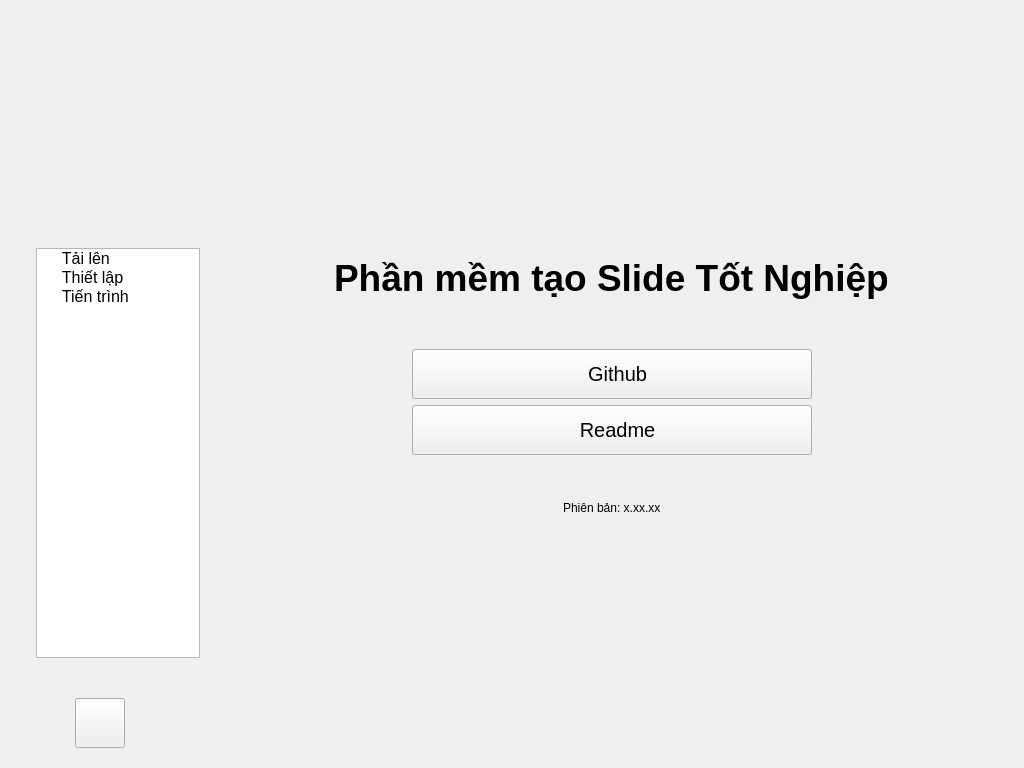
<?xml version="1.0" encoding="UTF-8"?>
<ui version="4.0">
 <class>MainWindow</class>
 <widget class="QMainWindow" name="MainWindow">
  <property name="geometry">
   <rect>
    <x>0</x>
    <y>0</y>
    <width>1024</width>
    <height>768</height>
   </rect>
  </property>
  <property name="minimumSize">
   <size>
    <width>1024</width>
    <height>768</height>
   </size>
  </property>
  <property name="maximumSize">
   <size>
    <width>1024</width>
    <height>768</height>
   </size>
  </property>
  <property name="styleSheet">
   <string notr="true">QMainWindow {
	padding: 0px;	
	margin: 0px;
	border: 0px;
}</string>
  </property>
  <widget class="QWidget" name="centralwidget">
   <layout class="QHBoxLayout" name="horizontalLayout">
    <property name="spacing">
     <number>0</number>
    </property>
    <property name="leftMargin">
     <number>0</number>
    </property>
    <property name="topMargin">
     <number>0</number>
    </property>
    <property name="rightMargin">
     <number>0</number>
    </property>
    <property name="bottomMargin">
     <number>0</number>
    </property>
    <item>
     <widget class="QWidget" name="sidebarContainer" native="true">
      <property name="minimumSize">
       <size>
        <width>200</width>
        <height>0</height>
       </size>
      </property>
      <property name="maximumSize">
       <size>
        <width>164</width>
        <height>16777215</height>
       </size>
      </property>
      <layout class="QVBoxLayout" name="verticalLayout">
       <property name="spacing">
        <number>0</number>
       </property>
       <property name="leftMargin">
        <number>0</number>
       </property>
       <property name="topMargin">
        <number>0</number>
       </property>
       <property name="rightMargin">
        <number>0</number>
       </property>
       <property name="bottomMargin">
        <number>0</number>
       </property>
       <item>
        <spacer name="verticalSpacer">
         <property name="orientation">
          <enum>Qt::Vertical</enum>
         </property>
         <property name="sizeType">
          <enum>QSizePolicy::Fixed</enum>
         </property>
         <property name="sizeHint" stdset="0">
          <size>
           <width>20</width>
           <height>40</height>
          </size>
         </property>
        </spacer>
       </item>
       <item alignment="Qt::AlignHCenter">
        <widget class="QLabel" name="label">
         <property name="sizePolicy">
          <sizepolicy hsizetype="Preferred" vsizetype="Preferred">
           <horstretch>0</horstretch>
           <verstretch>0</verstretch>
          </sizepolicy>
         </property>
         <property name="minimumSize">
          <size>
           <width>128</width>
           <height>128</height>
          </size>
         </property>
         <property name="maximumSize">
          <size>
           <width>128</width>
           <height>128</height>
          </size>
         </property>
         <property name="text">
          <string/>
         </property>
         <property name="pixmap">
          <pixmap resource="../Resource/Main.qrc">:/Icon/Icon/UET-logo.png</pixmap>
         </property>
         <property name="scaledContents">
          <bool>true</bool>
         </property>
         <property name="indent">
          <number>0</number>
         </property>
        </widget>
       </item>
       <item>
        <spacer name="verticalSpacer_2">
         <property name="orientation">
          <enum>Qt::Vertical</enum>
         </property>
         <property name="sizeType">
          <enum>QSizePolicy::Fixed</enum>
         </property>
         <property name="sizeHint" stdset="0">
          <size>
           <width>20</width>
           <height>80</height>
          </size>
         </property>
        </spacer>
       </item>
       <item alignment="Qt::AlignRight">
        <widget class="QListWidget" name="listWidget">
         <property name="maximumSize">
          <size>
           <width>164</width>
           <height>16777215</height>
          </size>
         </property>
         <property name="iconSize">
          <size>
           <width>32</width>
           <height>32</height>
          </size>
         </property>
         <property name="resizeMode">
          <enum>QListView::Adjust</enum>
         </property>
         <property name="viewMode">
          <enum>QListView::ListMode</enum>
         </property>
         <item>
          <property name="text">
           <string>     Tải lên</string>
          </property>
          <property name="font">
           <font>
            <pointsize>12</pointsize>
           </font>
          </property>
          <property name="icon">
           <iconset resource="../Resource/Main.qrc">
            <normaloff>:/Icon/Icon/upload.png</normaloff>
            <selectedoff>:/Icon/Icon/upload-selected.png</selectedoff>
            <selectedon>:/Icon/Icon/upload-selected.png</selectedon>:/Icon/Icon/upload.png</iconset>
          </property>
         </item>
         <item>
          <property name="text">
           <string>     Thiết lập</string>
          </property>
          <property name="font">
           <font>
            <pointsize>12</pointsize>
           </font>
          </property>
          <property name="icon">
           <iconset resource="../Resource/Main.qrc">
            <normaloff>:/Icon/Icon/setting.png</normaloff>
            <selectedoff>:/Icon/Icon/setting-selected.png</selectedoff>:/Icon/Icon/setting.png</iconset>
          </property>
         </item>
         <item>
          <property name="text">
           <string>     Tiến trình</string>
          </property>
          <property name="font">
           <font>
            <pointsize>12</pointsize>
           </font>
          </property>
          <property name="icon">
           <iconset resource="../Resource/Main.qrc">
            <normaloff>:/Icon/Icon/process.png</normaloff>
            <selectedoff>:/Icon/Icon/process-selected.png</selectedoff>:/Icon/Icon/process.png</iconset>
          </property>
         </item>
        </widget>
       </item>
       <item>
        <spacer name="verticalSpacer_4">
         <property name="orientation">
          <enum>Qt::Vertical</enum>
         </property>
         <property name="sizeType">
          <enum>QSizePolicy::Fixed</enum>
         </property>
         <property name="sizeHint" stdset="0">
          <size>
           <width>20</width>
           <height>40</height>
          </size>
         </property>
        </spacer>
       </item>
       <item alignment="Qt::AlignHCenter">
        <widget class="QPushButton" name="about">
         <property name="enabled">
          <bool>true</bool>
         </property>
         <property name="minimumSize">
          <size>
           <width>50</width>
           <height>50</height>
          </size>
         </property>
         <property name="maximumSize">
          <size>
           <width>50</width>
           <height>50</height>
          </size>
         </property>
         <property name="text">
          <string/>
         </property>
         <property name="icon">
          <iconset resource="../Resource/Main.qrc">
           <normaloff>:/Icon/Icon/about.png</normaloff>
           <selectedoff>:/Icon/Icon/about-selected.png</selectedoff>:/Icon/Icon/about.png</iconset>
         </property>
         <property name="iconSize">
          <size>
           <width>32</width>
           <height>32</height>
          </size>
         </property>
        </widget>
       </item>
       <item>
        <spacer name="verticalSpacer_3">
         <property name="orientation">
          <enum>Qt::Vertical</enum>
         </property>
         <property name="sizeType">
          <enum>QSizePolicy::Fixed</enum>
         </property>
         <property name="sizeHint" stdset="0">
          <size>
           <width>20</width>
           <height>20</height>
          </size>
         </property>
        </spacer>
       </item>
      </layout>
     </widget>
    </item>
    <item>
     <widget class="QWidget" name="mainMenu" native="true">
      <property name="focusPolicy">
       <enum>Qt::ClickFocus</enum>
      </property>
      <layout class="QVBoxLayout" name="verticalLayout_6">
       <item alignment="Qt::AlignHCenter|Qt::AlignVCenter">
        <widget class="QStackedWidget" name="stackedWidget">
         <property name="minimumSize">
          <size>
           <width>600</width>
           <height>400</height>
          </size>
         </property>
         <property name="maximumSize">
          <size>
           <width>600</width>
           <height>400</height>
          </size>
         </property>
         <property name="currentIndex">
          <number>4</number>
         </property>
         <widget class="QWidget" name="input">
          <property name="minimumSize">
           <size>
            <width>600</width>
            <height>400</height>
           </size>
          </property>
          <property name="maximumSize">
           <size>
            <width>600</width>
            <height>400</height>
           </size>
          </property>
          <layout class="QVBoxLayout" name="verticalLayout_5">
           <item>
            <layout class="QVBoxLayout" name="verticalLayout_4">
             <property name="spacing">
              <number>0</number>
             </property>
             <item>
              <layout class="QVBoxLayout" name="verticalLayout_3">
               <item>
                <widget class="QLabel" name="label_13">
                 <property name="maximumSize">
                  <size>
                   <width>16777215</width>
                   <height>40</height>
                  </size>
                 </property>
                 <property name="font">
                  <font>
                   <pointsize>12</pointsize>
                   <bold>true</bold>
                  </font>
                 </property>
                 <property name="text">
                  <string>Chọn danh sách sinh viên (.csv)</string>
                 </property>
                </widget>
               </item>
               <item>
                <spacer name="verticalSpacer_6">
                 <property name="orientation">
                  <enum>Qt::Vertical</enum>
                 </property>
                 <property name="sizeType">
                  <enum>QSizePolicy::Fixed</enum>
                 </property>
                 <property name="sizeHint" stdset="0">
                  <size>
                   <width>20</width>
                   <height>10</height>
                  </size>
                 </property>
                </spacer>
               </item>
               <item>
                <layout class="QHBoxLayout" name="horizontalLayout_3">
                 <property name="spacing">
                  <number>0</number>
                 </property>
                 <item>
                  <widget class="QLineEdit" name="csvFilePathEdit">
                   <property name="minimumSize">
                    <size>
                     <width>0</width>
                     <height>40</height>
                    </size>
                   </property>
                   <property name="maximumSize">
                    <size>
                     <width>16777215</width>
                     <height>40</height>
                    </size>
                   </property>
                   <property name="font">
                    <font>
                     <pointsize>12</pointsize>
                    </font>
                   </property>
                  </widget>
                 </item>
                 <item>
                  <widget class="QPushButton" name="csvFileBtn">
                   <property name="minimumSize">
                    <size>
                     <width>0</width>
                     <height>40</height>
                    </size>
                   </property>
                   <property name="maximumSize">
                    <size>
                     <width>16777215</width>
                     <height>40</height>
                    </size>
                   </property>
                   <property name="font">
                    <font>
                     <pointsize>12</pointsize>
                    </font>
                   </property>
                   <property name="text">
                    <string> Duyệt</string>
                   </property>
                   <property name="icon">
                    <iconset resource="../Resource/Main.qrc">
                     <normaloff>:/Icon/Icon/search.png</normaloff>
                     <selectedoff>:/Icon/Icon/search-selected.png</selectedoff>:/Icon/Icon/search.png</iconset>
                   </property>
                   <property name="buttonGroup" stdset="0">
                    <string>browse</string>
                   </property>
                  </widget>
                 </item>
                </layout>
               </item>
              </layout>
             </item>
             <item>
              <spacer name="verticalSpacer_5">
               <property name="orientation">
                <enum>Qt::Vertical</enum>
               </property>
               <property name="sizeType">
                <enum>QSizePolicy::Expanding</enum>
               </property>
               <property name="sizeHint" stdset="0">
                <size>
                 <width>20</width>
                 <height>100</height>
                </size>
               </property>
              </spacer>
             </item>
             <item>
              <layout class="QVBoxLayout" name="verticalLayout_13">
               <item>
                <widget class="QLabel" name="label_9">
                 <property name="maximumSize">
                  <size>
                   <width>16777215</width>
                   <height>40</height>
                  </size>
                 </property>
                 <property name="font">
                  <font>
                   <pointsize>12</pointsize>
                   <bold>true</bold>
                  </font>
                 </property>
                 <property name="text">
                  <string>Chọn file mẫu PowerPont (.pptx)</string>
                 </property>
                </widget>
               </item>
               <item>
                <spacer name="verticalSpacer_17">
                 <property name="orientation">
                  <enum>Qt::Vertical</enum>
                 </property>
                 <property name="sizeType">
                  <enum>QSizePolicy::Fixed</enum>
                 </property>
                 <property name="sizeHint" stdset="0">
                  <size>
                   <width>20</width>
                   <height>10</height>
                  </size>
                 </property>
                </spacer>
               </item>
               <item>
                <layout class="QHBoxLayout" name="horizontalLayout_6">
                 <property name="spacing">
                  <number>0</number>
                 </property>
                 <item>
                  <widget class="QLineEdit" name="pptxFilePathEdit">
                   <property name="minimumSize">
                    <size>
                     <width>0</width>
                     <height>40</height>
                    </size>
                   </property>
                   <property name="maximumSize">
                    <size>
                     <width>16777215</width>
                     <height>40</height>
                    </size>
                   </property>
                   <property name="font">
                    <font>
                     <pointsize>12</pointsize>
                    </font>
                   </property>
                  </widget>
                 </item>
                 <item>
                  <widget class="QPushButton" name="pptxFileBtn">
                   <property name="minimumSize">
                    <size>
                     <width>0</width>
                     <height>40</height>
                    </size>
                   </property>
                   <property name="maximumSize">
                    <size>
                     <width>16777215</width>
                     <height>40</height>
                    </size>
                   </property>
                   <property name="font">
                    <font>
                     <pointsize>12</pointsize>
                    </font>
                   </property>
                   <property name="text">
                    <string> Duyệt</string>
                   </property>
                   <property name="icon">
                    <iconset resource="../Resource/Main.qrc">
                     <normaloff>:/Icon/Icon/search.png</normaloff>
                     <selectedoff>:/Icon/Icon/search-selected.png</selectedoff>:/Icon/Icon/search.png</iconset>
                   </property>
                   <property name="buttonGroup" stdset="0">
                    <string>browse</string>
                   </property>
                  </widget>
                 </item>
                </layout>
               </item>
               <item>
                <spacer name="verticalSpacer_18">
                 <property name="orientation">
                  <enum>Qt::Vertical</enum>
                 </property>
                 <property name="sizeType">
                  <enum>QSizePolicy::Expanding</enum>
                 </property>
                 <property name="sizeHint" stdset="0">
                  <size>
                   <width>20</width>
                   <height>100</height>
                  </size>
                 </property>
                </spacer>
               </item>
              </layout>
             </item>
             <item>
              <layout class="QVBoxLayout" name="verticalLayout_2">
               <item>
                <widget class="QLabel" name="label_6">
                 <property name="maximumSize">
                  <size>
                   <width>16777215</width>
                   <height>40</height>
                  </size>
                 </property>
                 <property name="font">
                  <font>
                   <pointsize>12</pointsize>
                   <bold>true</bold>
                  </font>
                 </property>
                 <property name="text">
                  <string>Chọn vị trí lưu</string>
                 </property>
                </widget>
               </item>
               <item>
                <spacer name="verticalSpacer_7">
                 <property name="orientation">
                  <enum>Qt::Vertical</enum>
                 </property>
                 <property name="sizeType">
                  <enum>QSizePolicy::Fixed</enum>
                 </property>
                 <property name="sizeHint" stdset="0">
                  <size>
                   <width>20</width>
                   <height>10</height>
                  </size>
                 </property>
                </spacer>
               </item>
               <item>
                <layout class="QHBoxLayout" name="horizontalLayout_2">
                 <property name="spacing">
                  <number>0</number>
                 </property>
                 <item>
                  <widget class="QLineEdit" name="saveFolderPathEdit">
                   <property name="minimumSize">
                    <size>
                     <width>0</width>
                     <height>40</height>
                    </size>
                   </property>
                   <property name="maximumSize">
                    <size>
                     <width>16777215</width>
                     <height>40</height>
                    </size>
                   </property>
                   <property name="font">
                    <font>
                     <pointsize>12</pointsize>
                    </font>
                   </property>
                  </widget>
                 </item>
                 <item>
                  <widget class="QPushButton" name="saveFolderBtn">
                   <property name="minimumSize">
                    <size>
                     <width>0</width>
                     <height>40</height>
                    </size>
                   </property>
                   <property name="maximumSize">
                    <size>
                     <width>16777215</width>
                     <height>40</height>
                    </size>
                   </property>
                   <property name="font">
                    <font>
                     <pointsize>12</pointsize>
                    </font>
                   </property>
                   <property name="text">
                    <string> Duyệt</string>
                   </property>
                   <property name="icon">
                    <iconset resource="../Resource/Main.qrc">
                     <normaloff>:/Icon/Icon/search.png</normaloff>
                     <selectedoff>:/Icon/Icon/search-selected.png</selectedoff>:/Icon/Icon/search.png</iconset>
                   </property>
                   <property name="buttonGroup" stdset="0">
                    <string>browse</string>
                   </property>
                  </widget>
                 </item>
                </layout>
               </item>
              </layout>
             </item>
            </layout>
           </item>
          </layout>
         </widget>
         <widget class="QWidget" name="download">
          <property name="maximumSize">
           <size>
            <width>600</width>
            <height>400</height>
           </size>
          </property>
          <layout class="QVBoxLayout" name="verticalLayout_7">
           <item>
            <layout class="QVBoxLayout" name="verticalLayout_8">
             <item>
              <spacer name="verticalSpacer_8">
               <property name="orientation">
                <enum>Qt::Vertical</enum>
               </property>
               <property name="sizeType">
                <enum>QSizePolicy::Fixed</enum>
               </property>
               <property name="sizeHint" stdset="0">
                <size>
                 <width>20</width>
                 <height>20</height>
                </size>
               </property>
              </spacer>
             </item>
             <item>
              <widget class="QLabel" name="label_2">
               <property name="minimumSize">
                <size>
                 <width>0</width>
                 <height>40</height>
                </size>
               </property>
               <property name="maximumSize">
                <size>
                 <width>16777215</width>
                 <height>40</height>
                </size>
               </property>
               <property name="font">
                <font>
                 <pointsize>12</pointsize>
                 <bold>true</bold>
                </font>
               </property>
               <property name="text">
                <string>Chọn vị trí lưu</string>
               </property>
              </widget>
             </item>
             <item>
              <layout class="QHBoxLayout" name="horizontalLayout_4">
               <property name="spacing">
                <number>0</number>
               </property>
               <item>
                <widget class="QLineEdit" name="lineEdit_6">
                 <property name="minimumSize">
                  <size>
                   <width>0</width>
                   <height>40</height>
                  </size>
                 </property>
                 <property name="maximumSize">
                  <size>
                   <width>16777215</width>
                   <height>40</height>
                  </size>
                 </property>
                 <property name="font">
                  <font>
                   <pointsize>12</pointsize>
                  </font>
                 </property>
                </widget>
               </item>
               <item>
                <widget class="QPushButton" name="pushButton_6">
                 <property name="minimumSize">
                  <size>
                   <width>0</width>
                   <height>40</height>
                  </size>
                 </property>
                 <property name="maximumSize">
                  <size>
                   <width>16777215</width>
                   <height>40</height>
                  </size>
                 </property>
                 <property name="font">
                  <font>
                   <pointsize>12</pointsize>
                  </font>
                 </property>
                 <property name="text">
                  <string> Duyệt</string>
                 </property>
                 <property name="icon">
                  <iconset resource="../Resource/Main.qrc">
                   <normaloff>:/Icon/Icon/search.png</normaloff>
                   <selectedoff>:/Icon/Icon/search-selected.png</selectedoff>:/Icon/Icon/search.png</iconset>
                 </property>
                 <property name="buttonGroup" stdset="0">
                  <string>browse</string>
                 </property>
                </widget>
               </item>
              </layout>
             </item>
             <item>
              <spacer name="verticalSpacer_9">
               <property name="orientation">
                <enum>Qt::Vertical</enum>
               </property>
               <property name="sizeType">
                <enum>QSizePolicy::Fixed</enum>
               </property>
               <property name="sizeHint" stdset="0">
                <size>
                 <width>20</width>
                 <height>50</height>
                </size>
               </property>
              </spacer>
             </item>
             <item alignment="Qt::AlignHCenter">
              <widget class="QPushButton" name="start">
               <property name="minimumSize">
                <size>
                 <width>90</width>
                 <height>50</height>
                </size>
               </property>
               <property name="maximumSize">
                <size>
                 <width>90</width>
                 <height>50</height>
                </size>
               </property>
               <property name="font">
                <font>
                 <pointsize>12</pointsize>
                 <bold>true</bold>
                </font>
               </property>
               <property name="text">
                <string>Bắt Đầu</string>
               </property>
              </widget>
             </item>
             <item>
              <spacer name="verticalSpacer_10">
               <property name="orientation">
                <enum>Qt::Vertical</enum>
               </property>
               <property name="sizeType">
                <enum>QSizePolicy::Fixed</enum>
               </property>
               <property name="sizeHint" stdset="0">
                <size>
                 <width>20</width>
                 <height>20</height>
                </size>
               </property>
              </spacer>
             </item>
            </layout>
           </item>
          </layout>
         </widget>
         <widget class="QWidget" name="setting">
          <widget class="QLabel" name="label_4">
           <property name="geometry">
            <rect>
             <x>260</x>
             <y>120</y>
             <width>54</width>
             <height>17</height>
            </rect>
           </property>
           <property name="text">
            <string>setting</string>
           </property>
          </widget>
         </widget>
         <widget class="QWidget" name="process">
          <layout class="QVBoxLayout" name="verticalLayout_12">
           <item>
            <widget class="QScrollArea" name="scrollArea">
             <property name="verticalScrollBarPolicy">
              <enum>Qt::ScrollBarAlwaysOff</enum>
             </property>
             <property name="horizontalScrollBarPolicy">
              <enum>Qt::ScrollBarAlwaysOff</enum>
             </property>
             <property name="widgetResizable">
              <bool>true</bool>
             </property>
             <property name="alignment">
              <set>Qt::AlignLeading|Qt::AlignLeft|Qt::AlignVCenter</set>
             </property>
             <widget class="QWidget" name="progressContainer">
              <property name="geometry">
               <rect>
                <x>0</x>
                <y>0</y>
                <width>580</width>
                <height>380</height>
               </rect>
              </property>
              <layout class="QVBoxLayout" name="verticalLayout_14">
               <property name="spacing">
                <number>20</number>
               </property>
               <property name="leftMargin">
                <number>0</number>
               </property>
               <property name="topMargin">
                <number>0</number>
               </property>
               <property name="rightMargin">
                <number>0</number>
               </property>
               <property name="bottomMargin">
                <number>0</number>
               </property>
               <item>
                <spacer name="verticalSpacer_15">
                 <property name="orientation">
                  <enum>Qt::Vertical</enum>
                 </property>
                 <property name="sizeHint" stdset="0">
                  <size>
                   <width>20</width>
                   <height>40</height>
                  </size>
                 </property>
                </spacer>
               </item>
              </layout>
             </widget>
            </widget>
           </item>
          </layout>
         </widget>
         <widget class="QWidget" name="aboutpage">
          <layout class="QVBoxLayout" name="verticalLayout_10">
           <item>
            <layout class="QVBoxLayout" name="verticalLayout_9">
             <item>
              <spacer name="verticalSpacer_13">
               <property name="orientation">
                <enum>Qt::Vertical</enum>
               </property>
               <property name="sizeType">
                <enum>QSizePolicy::Fixed</enum>
               </property>
               <property name="sizeHint" stdset="0">
                <size>
                 <width>20</width>
                 <height>60</height>
                </size>
               </property>
              </spacer>
             </item>
             <item alignment="Qt::AlignHCenter">
              <widget class="QLabel" name="label_5">
               <property name="minimumSize">
                <size>
                 <width>0</width>
                 <height>50</height>
                </size>
               </property>
               <property name="maximumSize">
                <size>
                 <width>16777215</width>
                 <height>50</height>
                </size>
               </property>
               <property name="font">
                <font>
                 <pointsize>28</pointsize>
                 <bold>true</bold>
                </font>
               </property>
               <property name="text">
                <string>Phần mềm tạo Slide Tốt Nghiệp</string>
               </property>
              </widget>
             </item>
             <item>
              <spacer name="verticalSpacer_11">
               <property name="orientation">
                <enum>Qt::Vertical</enum>
               </property>
               <property name="sizeType">
                <enum>QSizePolicy::Fixed</enum>
               </property>
               <property name="sizeHint" stdset="0">
                <size>
                 <width>20</width>
                 <height>40</height>
                </size>
               </property>
              </spacer>
             </item>
             <item alignment="Qt::AlignHCenter">
              <widget class="QPushButton" name="githubLink">
               <property name="minimumSize">
                <size>
                 <width>400</width>
                 <height>50</height>
                </size>
               </property>
               <property name="maximumSize">
                <size>
                 <width>400</width>
                 <height>16777215</height>
                </size>
               </property>
               <property name="font">
                <font>
                 <pointsize>15</pointsize>
                </font>
               </property>
               <property name="text">
                <string>  Github</string>
               </property>
               <property name="icon">
                <iconset resource="../Resource/Main.qrc">
                 <normaloff>:/Icon/Icon/github-logo.png</normaloff>:/Icon/Icon/github-logo.png</iconset>
               </property>
               <property name="iconSize">
                <size>
                 <width>32</width>
                 <height>32</height>
                </size>
               </property>
               <property name="buttonGroup" stdset="0">
                <string>link</string>
               </property>
              </widget>
             </item>
             <item alignment="Qt::AlignHCenter">
              <widget class="QPushButton" name="readmeLink">
               <property name="minimumSize">
                <size>
                 <width>400</width>
                 <height>50</height>
                </size>
               </property>
               <property name="maximumSize">
                <size>
                 <width>400</width>
                 <height>16777215</height>
                </size>
               </property>
               <property name="font">
                <font>
                 <pointsize>15</pointsize>
                </font>
               </property>
               <property name="text">
                <string>  Readme</string>
               </property>
               <property name="icon">
                <iconset resource="../Resource/Main.qrc">
                 <normaloff>:/Icon/Icon/readme.png</normaloff>:/Icon/Icon/readme.png</iconset>
               </property>
               <property name="iconSize">
                <size>
                 <width>32</width>
                 <height>32</height>
                </size>
               </property>
               <property name="buttonGroup" stdset="0">
                <string>link</string>
               </property>
              </widget>
             </item>
             <item>
              <spacer name="verticalSpacer_12">
               <property name="orientation">
                <enum>Qt::Vertical</enum>
               </property>
               <property name="sizeType">
                <enum>QSizePolicy::Fixed</enum>
               </property>
               <property name="sizeHint" stdset="0">
                <size>
                 <width>20</width>
                 <height>40</height>
                </size>
               </property>
              </spacer>
             </item>
             <item alignment="Qt::AlignHCenter">
              <widget class="QLabel" name="label_7">
               <property name="font">
                <font>
                 <pointsize>9</pointsize>
                </font>
               </property>
               <property name="text">
                <string>Phiên bản: x.xx.xx</string>
               </property>
              </widget>
             </item>
             <item>
              <spacer name="verticalSpacer_14">
               <property name="orientation">
                <enum>Qt::Vertical</enum>
               </property>
               <property name="sizeType">
                <enum>QSizePolicy::Fixed</enum>
               </property>
               <property name="sizeHint" stdset="0">
                <size>
                 <width>20</width>
                 <height>60</height>
                </size>
               </property>
              </spacer>
             </item>
            </layout>
           </item>
          </layout>
         </widget>
        </widget>
       </item>
      </layout>
     </widget>
    </item>
   </layout>
  </widget>
 </widget>
 <resources>
  <include location="../Resource/Main.qrc"/>
 </resources>
 <connections/>
</ui>
